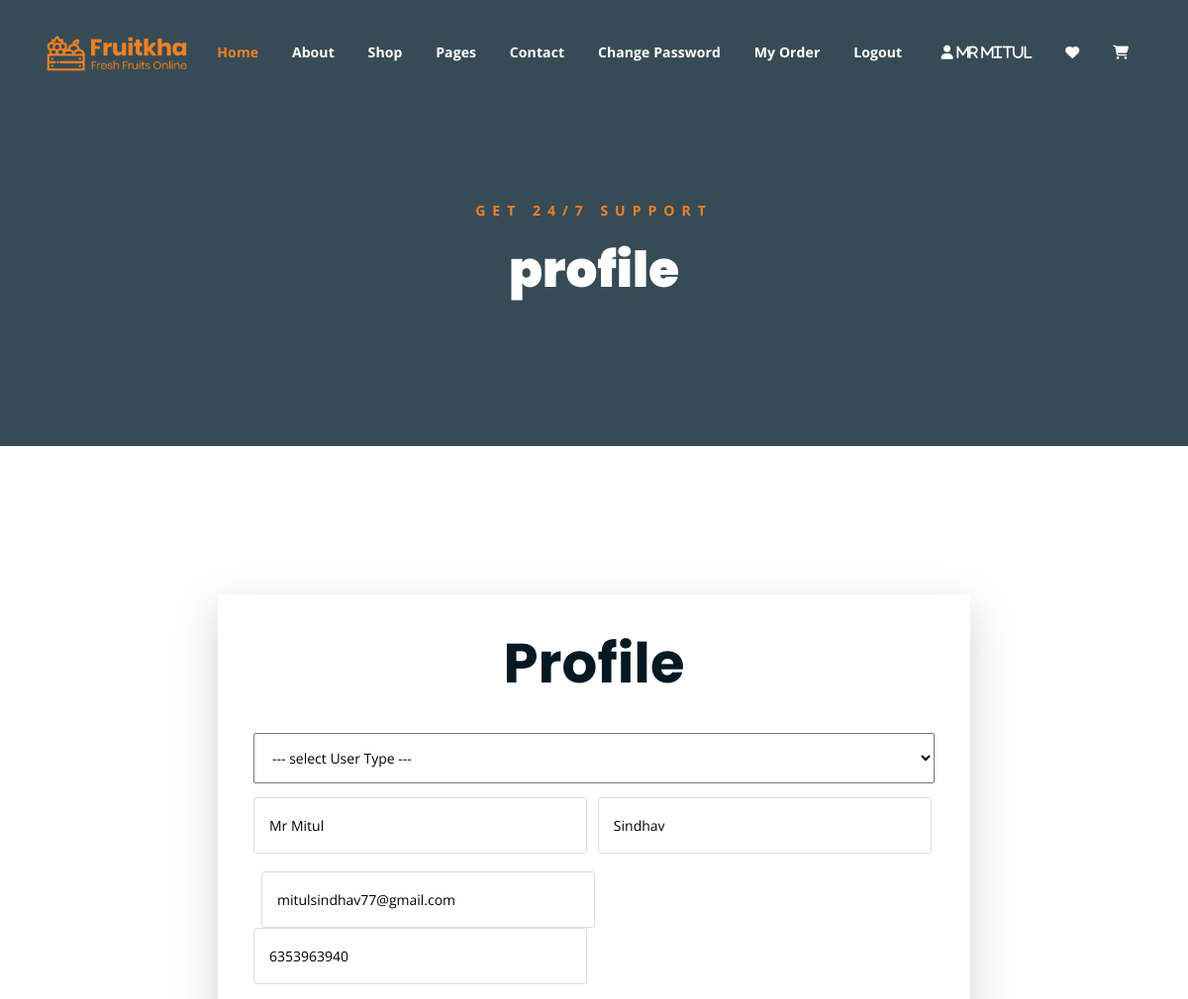
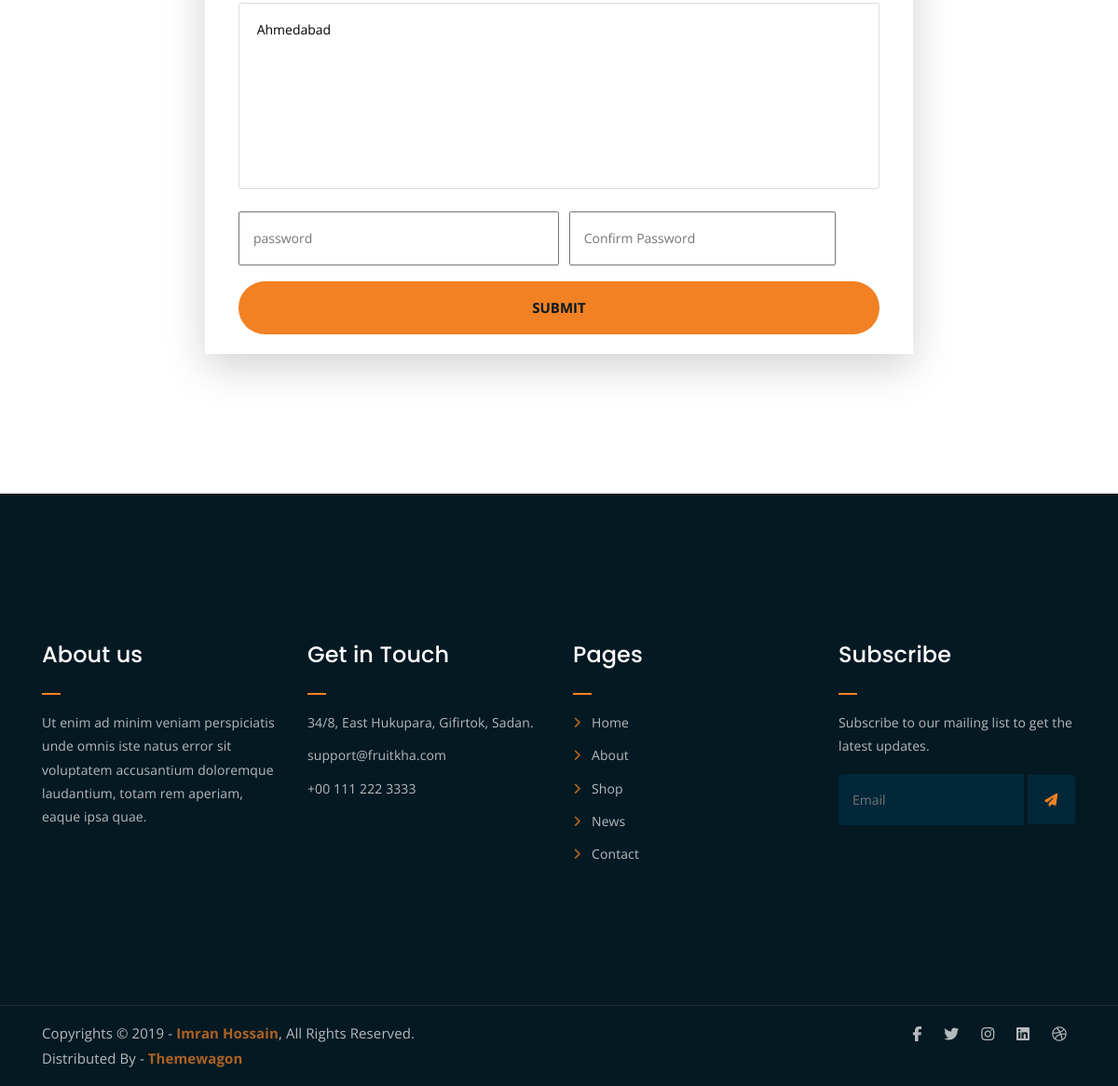
The app's page /profile/ (signed in) with its own data (2 pictures, top to bottom).
### myapp/models.py (models this page shows, shortened)
class User(models.Model):
    fname=models.CharField(max_length=100)
    lname=models.CharField(max_length=100)
    phone=models.PositiveIntegerField()
    email=models.EmailField()
    message=models.TextField()
    password=models.CharField(max_length=100)
    usertype=models.CharField(max_length=100,default="buyer")

### myapp/views.py (the view)
# urls.py: path('profile/',views.profile,name='profile'),
def profile(request):
    user=User.objects.get(email=request.session['email'])
    if request.method=="POST":
        user.fname=request.POST['fname']
        user.lname=request.POST['lname']
        user.phone=request.POST['phone']
        user.message=request.POST['message']
        user.save()
        msg="Profile Updated Successfull"
        if user.usertype=="buyer":
            return render(request,'profile.html',{'msg':msg,'user':user})
        else:
            return render(request,'seller-profile.html',{'msg':msg,'user':user})
    else:
         if user.usertype=="buyer":
            return render(request,'profile.html',{'user':user})
         else:
            return render(request,'seller-profile.html',{'user':user})

### templates/profile.html (shortened to what this page needs)
{% extends 'header.html'%}
{% load static %}
{% block content%}
<!DOCTYPE html>
<html lang="en">
<head>
</head>
<body>
	<div class="breadcrumb-section breadcrumb-bg">
		<div class="container">
			<div class="row">
				<div class="col-lg-8 offset-lg-2 text-center">
					<div class="breadcrumb-text">
						<p>Get 24/7 Support</p>
						<h1>profile </h1>
					</div>
				</div>
			</div>
		</div>
	</div>
	<div class="contact-from-section mt-150 mb-150">
		<div class="container">
			<div class="row flex justify-content-center">
				<div class="col-lg-8 mb-5 mb-lg-0 shadow-lg">
					<div class="form-title m-5 text-center">
						<h1>Profile </h1>
					</div>
					<div class="contact-form m-4" >
                        <form  id="fruitkha-contact" method="POST"  action="{% url 'profile' %}" >
                            <select class="stext-111 col-12 plh3 size-110 p-l-62 p-r-30  p-3 mb-3" name="usertype">
								<option value="">--- select User Type --- </option>
							</select>
                            <p>
								<input type="text" placeholder="first Name" name="fname" id="name" class="mr-2" value="{{user.fname}}">
								<input type="text" placeholder="Last Name" name="lname" id="name" value="{{user.lname}}">
							</p>
							<p>
                                <input type="email" placeholder="Email" name="email" id="email" class="mr-2" readonly value="{{user.email}}" >
								<input type="tel" placeholder="Phone" name="phone" id="phone " value="{{user.phone}}">
							</p>
							<p><textarea name="message" id="message" cols="30" rows="10" placeholder="Address "> {{user.message}}</textarea></p>
                            <p>
                                <input type="password" placeholder="password" name="password" id="email" class="mr-lg-2 col-6 p-3 ">
								<input type="password" placeholder="Confirm Password" name="cpassword" id="phone" class="col-5 p-3 pr-4">
							</p>
							<p><input type="submit" value="Submit" class="full-height-tablecell"></p>
						</form>
					</div>
				</div>
			</div>
		</div>
	</div>
</body>
</html>
{% endblock %}

### templates/header.html (shortened to what this page needs)
{% load static %}
<!DOCTYPE html>
<html lang="en">
<head>
	<link rel="stylesheet" href="https://cdnjs.cloudflare.com/ajax/libs/font-awesome/6.7.2/css/all.min.css" />
	<link rel="stylesheet" href="{% static 'assets/css/all.min.css' %}">
	<link rel="stylesheet" href="{% static 'assets/bootstrap/css/bootstrap.min.css' %}">
	<link rel="stylesheet" href="{% static 'assets/css/owl.carousel.css' %}">
	<link rel="stylesheet" href="{% static 'assets/css/magnific-popup.css' %}">
	<link rel="stylesheet" href="{% static 'assets/css/animate.css' %}">
	<link rel="stylesheet" href="{% static 'assets/css/meanmenu.min.css' %}">
	<link rel="stylesheet" href="{% static 'assets/css/main.css' %}">
	<link rel="stylesheet" href="{% static 'assets/css/responsive.css' %}">
</head>
<body>
	<div class="top-header-area" id="sticker">
		<div class="container">
			<div class="row">
				<div class="col-lg-12 col-sm-12 text-center">
					<div class="main-menu-wrap">
						<div class="site-logo">
							<a href="/">
								<img src="{% static 'assets/img/logo.png' %}" alt="">
							</a>
						</div>
						<nav class="main-menu">
							<ul>
								<li class="current-list-item"><a href="/">Home</a>
								</li>
								<li><a href="{% url 'about' %}">About</a></li>
								<li><a href="{% url 'shop' %}">Shop</a> </li>
								<li><a href="#">Pages</a>
								</li>
								<li><a href="{% url 'contact' %}">Contact</a></li>
								{% if request.session.email %}
								<li><a href="{% url 'change-password' %}">Change Password </a></li>
								<li><a href="{% url 'myorder' %}"> My Order </a></li>
								<li><a href="{% url 'logout' %}">Logout </a></li>
								{% else %}
								<li><a href="{% url 'signup' %}">Sign Up</a></li>
								<li><a href="{% url 'login' %}">Login </a></li>
								{% endif %}
								<li>
									{% if request.session.email %}
									<div class="header-icons">
										<a class="shopping-cart" href="{% url 'profile' %}"><i class="fa-solid fa-user" style="color: white;"> {{request.session.fname}}</i></a>
										<a class="shopping-cart" href="{% url 'wishlist' %}"><i class="fa-solid fa-heart" style="color: white;"></i></a>
										<a class="shopping-cart" href="{% url 'cart' %}"><i class="fas fa-shopping-cart"></i></a>
									</div>
									{% endif %}
								</li>
							</ul>
						</nav>
					</div>
				</div>
			</div>
		</div>
	</div>
    {% block content %}
    {% endblock %}
	<div class="footer-area">
		<div class="container">
			<div class="row">
				<div class="col-lg-3 col-md-6">
					<div class="footer-box about-widget">
						<h2 class="widget-title">About us</h2>
						<p>Ut enim ad minim veniam perspiciatis unde omnis iste natus error sit voluptatem accusantium doloremque laudantium, totam rem aperiam, eaque ipsa quae.</p>
					</div>
				</div>
				<div class="col-lg-3 col-md-6">
					<div class="footer-box get-in-touch">
						<h2 class="widget-title">Get in Touch</h2>
						<ul>
							<li>34/8, East Hukupara, Gifirtok, Sadan.</li>
							<li>support@fruitkha.com</li>
							<li>+00 111 222 3333</li>
						</ul>
					</div>
				</div>
				<div class="col-lg-3 col-md-6">
					<div class="footer-box pages">
						<h2 class="widget-title">Pages</h2>
						<ul>
							<li><a href="/">Home</a></li>
							<li><a href="{% url 'about' %}">About</a></li>
							<li><a href="{% url 'shop' %}">Shop</a></li>
							<li><a href="{% url 'news' %}">News</a></li>
							<li><a href="{% url 'contact' %}">Contact</a></li>
						</ul>
					</div>
				</div>
				<div class="col-lg-3 col-md-6">
					<div class="footer-box subscribe">
						<h2 class="widget-title">Subscribe</h2>
						<p>Subscribe to our mailing list to get the latest updates.</p>
						<form action="index.html">
							<input type="email" placeholder="Email">
							<button type="submit"><i class="fas fa-paper-plane"></i></button>
						</form>
					</div>
				</div>
			</div>
		</div>
	</div>
	<div class="copyright">
		<div class="container">
			<div class="row">
				<div class="col-lg-6 col-md-12">
					<p>Copyrights &copy; 2019 - <a href="https://imransdesign.com/">Imran Hossain</a>,  All Rights Reserved.<br>
						Distributed By - <a href="https://themewagon.com/">Themewagon</a>
					</p>
				</div>
				<div class="col-lg-6 text-right col-md-12">
					<div class="social-icons">
						<ul>
							<li><a href="#" target="_blank"><i class="fab fa-facebook-f"></i></a></li>
							<li><a href="#" target="_blank"><i class="fab fa-twitter"></i></a></li>
							<li><a href="#" target="_blank"><i class="fab fa-instagram"></i></a></li>
							<li><a href="#" target="_blank"><i class="fab fa-linkedin"></i></a></li>
							<li><a href="#" target="_blank"><i class="fab fa-dribbble"></i></a></li>
						</ul>
					</div>
				</div>
			</div>
		</div>
	</div>
</body>
</html>

### static/assets/css/responsive.css (style rules this page uses)
@media only screen and (min-width: 992px) and (max-width: 1200px) { .contact-form form p input[type=email] { margin-left: 8px; } }

### records on screen
User: session.fname "Mr Mitul", fname "Mr Mitul", lname "Sindhav", email "mitulsindhav77@gmail.com", phone "6353963940", message "Ahmedabad"
